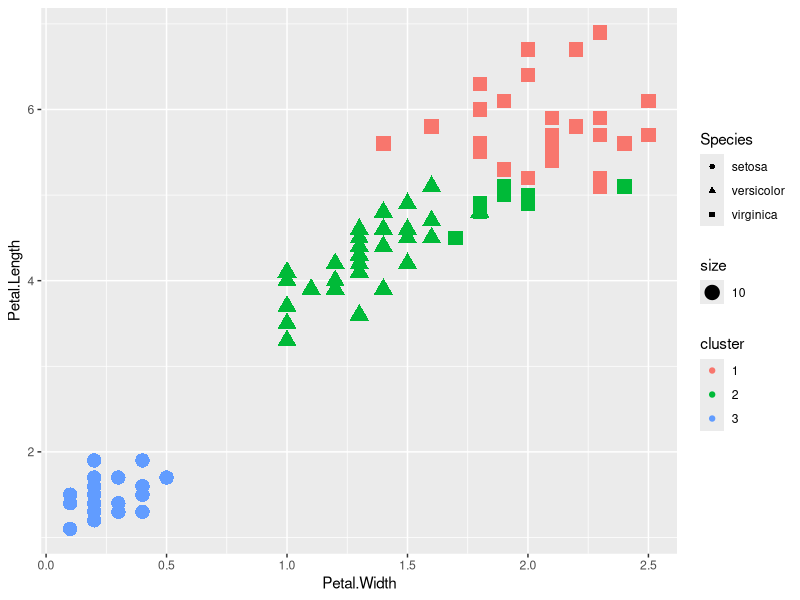

The R source for this figure:
# Coursera JHPH Data Science
# 08 - Pratical Machine Learning
# Week 4 | Lecture 4 - Unsupervised Prediction
# Joe Nguyen | 23 Nov, 2015

# Change working directory
dirBase <- "/home/joe/Documents/01-coursera/01-data-science"
dirWorking <- "/08-practical-ml"
setwd(file.path(dirBase, dirWorking))
rm(list = ls())
# par(mfrow = c(1,2))


## Iris example igonring species labels
set.seed(123)
data("iris"); library(caret); library(ggplot2)
idxTrain <- createDataPartition(iris$Species, p = 0.7, list = FALSE)
training <- iris[idxTrain,]; testing <- iris[-idxTrain,]
dim(training); dim(testing)

# Cluster with k-means
kMeans1 <- kmeans(subset(training, select = -Species), centers = 3)
training$cluster <- as.factor(kMeans1$cluster)
qplot(Petal.Width, Petal.Length, data = training,
      col = cluster,
      shape = Species,
      size = 10)

# Compare to real labels
table(kMeans1$cluster, training$Species)

# Build predictor (classification tree)
modCt <- train(cluster ~ ., data = subset(training, select = -Species),
               method = "rpart")
table(predict(modCt, training), training$Species)

# Apply on test set
testClsPred <- predict(modCt, testing)
table(testClsPred, testing$Species)










